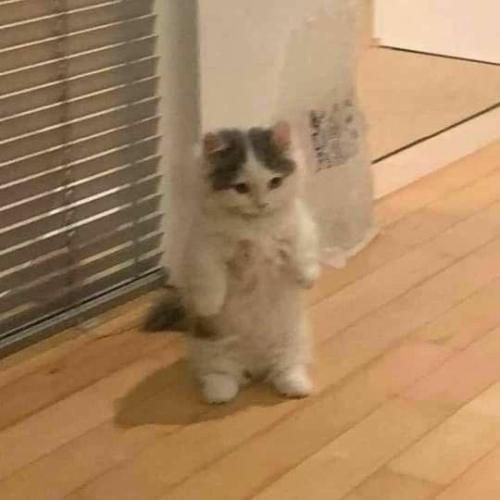
#> input picture indiv/kitty.jpg, 500 x 500 px
$ jupyter execute indiv.ipynb
#> lines starting #> are read from the running program, lines starting #| are printed output that depends on the picture
## Индивидуальное задание
<font size="4">Считать цветное изображение и выполнить вывод:
1. Проквантовать изображение, сократив число градаций до 6, 3
2. Продискретизировать изображение с шагом дискретизации 5, 15, 25

[cell 1]
import cv2
from matplotlib import pyplot as plt
import numpy as np

img = cv2.imread('kitty.jpg')
#> img is the input picture: shape (500, 500, 3); mean B, G, R 96.8, 133.4, 168.5
img = cv2.cvtColor(img,cv2.COLOR_BGR2RGB)

Z = img.reshape((-1, 3))
Z = np.float32(Z)

crt = (cv2.TERM_CRITERIA_EPS + cv2.TERM_CRITERIA_MAX_ITER, 10, 1.0)

k = 6

pose = 221
plt.subplot(pose)
plt.axis('off')
plt.title("Original")
plt.imshow(img)

while k >= 2:
    ret, label, center = cv2.kmeans(Z, k, None, crt, 10, cv2.KMEANS_RANDOM_CENTERS)
#> ret = 98863684.2; center = [[124.8, 97.53, 67.16], [241.1, 206.8, 176.2], [162.8, 125.3, 84.58], [210.6, 174.5, 137.2], [199.8, 154.5, 110.1], [86.73, 67.21, 43.26]]

    center = np.uint8(center)
#> center = [[124, 97, 67], [241, 206, 176], [162, 125, 84], [210, 174, 137], [199, 154, 110], [86, 67, 43]]
    res = center[label.flatten()]
    res2 = res.reshape((img.shape))
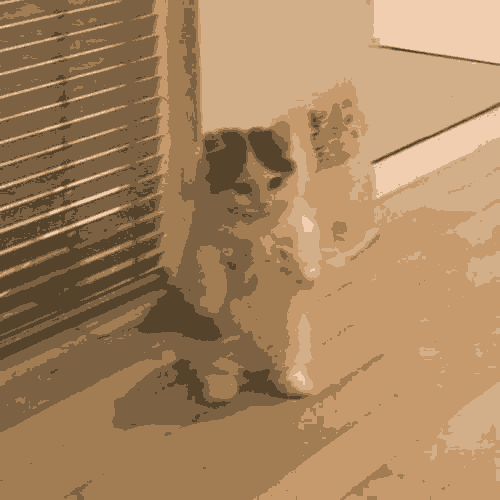
#> res2: shape (500, 500, 3); mean R, G, B 167.8, 133, 96.5

    pose +=1
    plt.subplot(pose)
    plt.axis('off')
    plt.title(f"Quantization step {k}")
    plt.imshow(res2)
    k = k//2
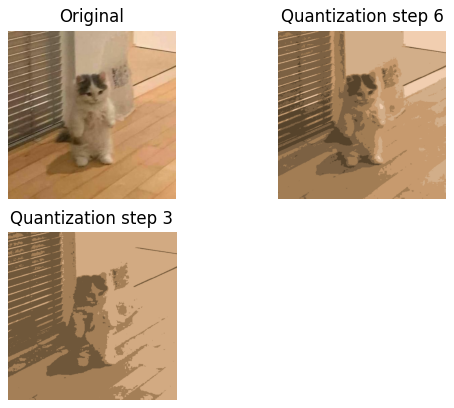
#> figure drawn by matplotlib, 3 panels

[cell 2]
image = cv2.imread('kitty.jpg')
image = cv2.cvtColor(image, cv2.COLOR_BGR2RGB)
img = image.copy()

K = 5
pose = 221
plt.subplot(pose)
plt.axis('off')
plt.title("Original")
plt.imshow(image)
while K <= 30:
    s = img.shape
#> s = (500, 500, 3)
    h1, w1 = s[0], s[1]
#> h1 = 500; w1 = 500
    h = (s[0] - s[0] % K)
#> h = 500
    w = (s[1] - s[1] % K)
#> w = 500

    img = cv2.resize(img, (w, h))

    for y in range(0, h-1, K):
        for x in range(0, w-1, K):
            if len(s) > 2:
                s = np.average(img[y:(y + K), x:(x + K)], axis=0)
                img[y:(y + K), x:(x + K)] = np.average(s, axis=0)
            else:
                s = img[y:(y+K), x:(x+K)]
                img[y:(y+K), x:(x+K)] = np.average(s)
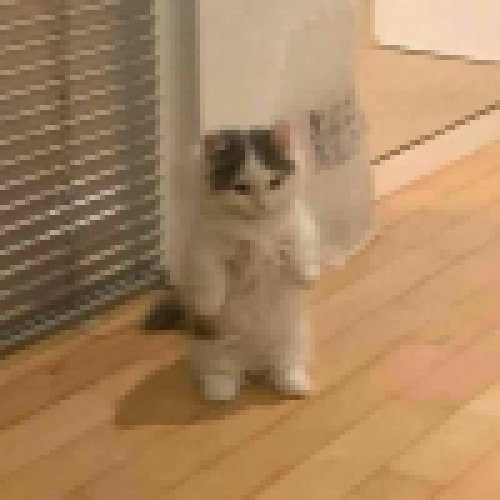
#> img: shape (500, 500, 3); mean R, G, B 168, 133, 96.3

    img = cv2.resize(img, (w1, h1))
    pose +=1
    plt.subplot(pose)
    plt.axis('off')
    plt.title(f"Sampling step {K}")
    plt.imshow(img)
    K += 10
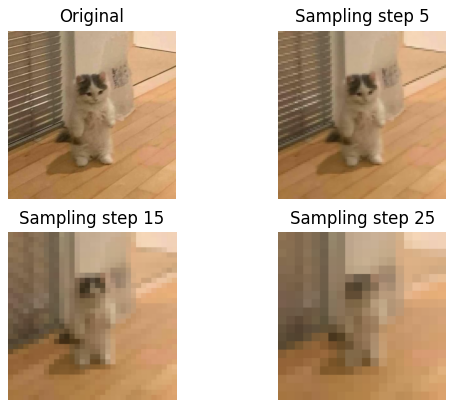
#> figure drawn by matplotlib, 4 panels
